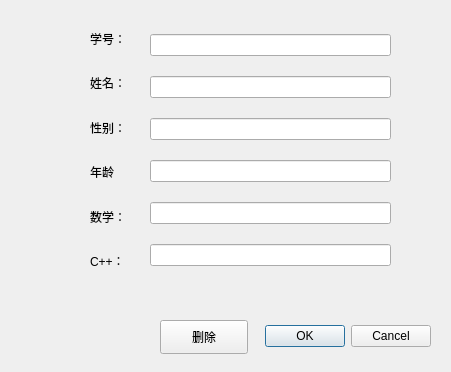
<?xml version="1.0" encoding="UTF-8"?>
<ui version="4.0">
 <class>change_and_del</class>
 <widget class="QDialog" name="change_and_del">
  <property name="geometry">
   <rect>
    <x>0</x>
    <y>0</y>
    <width>451</width>
    <height>372</height>
   </rect>
  </property>
  <property name="windowTitle">
   <string>编辑学生数据</string>
  </property>
  <widget class="QDialogButtonBox" name="buttonBox">
   <property name="geometry">
    <rect>
     <x>90</x>
     <y>320</y>
     <width>341</width>
     <height>32</height>
    </rect>
   </property>
   <property name="orientation">
    <enum>Qt::Horizontal</enum>
   </property>
   <property name="standardButtons">
    <set>QDialogButtonBox::Cancel|QDialogButtonBox::Ok</set>
   </property>
  </widget>
  <widget class="QWidget" name="verticalLayoutWidget">
   <property name="geometry">
    <rect>
     <x>150</x>
     <y>20</y>
     <width>241</width>
     <height>261</height>
    </rect>
   </property>
   <layout class="QVBoxLayout" name="verticalLayout">
    <item>
     <widget class="QLineEdit" name="edit_stu_num"/>
    </item>
    <item>
     <widget class="QLineEdit" name="edit_stu_name"/>
    </item>
    <item>
     <widget class="QLineEdit" name="edit_stu_gender"/>
    </item>
    <item>
     <widget class="QLineEdit" name="edit_stu_age"/>
    </item>
    <item>
     <widget class="QLineEdit" name="edit_stu_math"/>
    </item>
    <item>
     <widget class="QLineEdit" name="edit_stu_cpp"/>
    </item>
   </layout>
  </widget>
  <widget class="QWidget" name="verticalLayoutWidget_2">
   <property name="geometry">
    <rect>
     <x>90</x>
     <y>19</y>
     <width>60</width>
     <height>261</height>
    </rect>
   </property>
   <layout class="QVBoxLayout" name="verticalLayout_2">
    <item>
     <widget class="QLabel" name="label_2">
      <property name="text">
       <string>学号：</string>
      </property>
     </widget>
    </item>
    <item>
     <widget class="QLabel" name="label_3">
      <property name="text">
       <string>姓名：</string>
      </property>
     </widget>
    </item>
    <item>
     <widget class="QLabel" name="label_4">
      <property name="text">
       <string>性别：</string>
      </property>
     </widget>
    </item>
    <item>
     <widget class="QLabel" name="label_5">
      <property name="text">
       <string>年龄</string>
      </property>
     </widget>
    </item>
    <item>
     <widget class="QLabel" name="label_6">
      <property name="text">
       <string>数学：</string>
      </property>
     </widget>
    </item>
    <item>
     <widget class="QLabel" name="label">
      <property name="text">
       <string>C++：</string>
      </property>
     </widget>
    </item>
   </layout>
  </widget>
  <widget class="QPushButton" name="del_Button">
   <property name="geometry">
    <rect>
     <x>160</x>
     <y>320</y>
     <width>88</width>
     <height>34</height>
    </rect>
   </property>
   <property name="text">
    <string>删除</string>
   </property>
  </widget>
 </widget>
 <resources/>
 <connections>
  <connection>
   <sender>buttonBox</sender>
   <signal>accepted()</signal>
   <receiver>change_and_del</receiver>
   <slot>accept()</slot>
   <hints>
    <hint type="sourcelabel">
     <x>248</x>
     <y>254</y>
    </hint>
    <hint type="destinationlabel">
     <x>157</x>
     <y>274</y>
    </hint>
   </hints>
  </connection>
  <connection>
   <sender>buttonBox</sender>
   <signal>rejected()</signal>
   <receiver>change_and_del</receiver>
   <slot>reject()</slot>
   <hints>
    <hint type="sourcelabel">
     <x>316</x>
     <y>260</y>
    </hint>
    <hint type="destinationlabel">
     <x>286</x>
     <y>274</y>
    </hint>
   </hints>
  </connection>
 </connections>
</ui>
